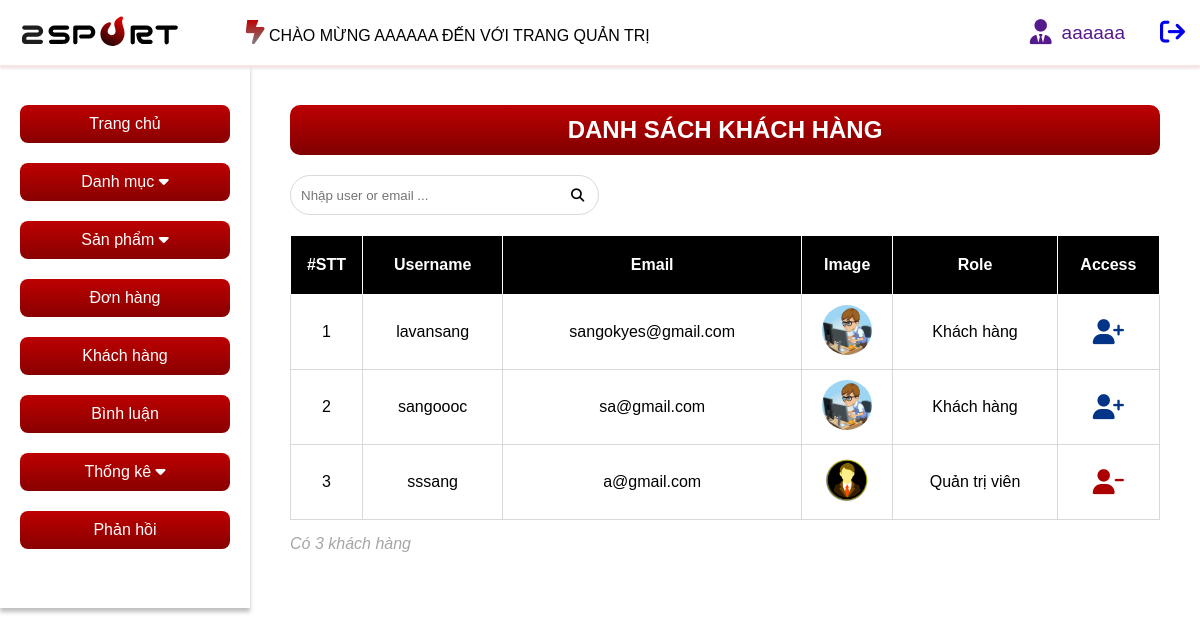
Page /admin/index.php?act=khachhang (signed in) on the committed database.
### tables this page shows
CREATE TABLE `account` (
  `id` int(11) NOT NULL,
  `username` varchar(50) NOT NULL,
  `password` varchar(50) NOT NULL,
  `email` varchar(255) NOT NULL,
  `img` varchar(255) NOT NULL DEFAULT 'anh-user.webp',
  `role` int(1) NOT NULL DEFAULT 0
);

### model/pdo.php (called while the page is built, shortened)
<?php
function pdo_get_connection(){
    $servername = "localhost";
    $username = "root";
    $password = "";
    try {
        $conn = new PDO("mysql:host=$servername;dbname=duan1", $username, $password);
        $conn->setAttribute(PDO::ATTR_ERRMODE, PDO::ERRMODE_EXCEPTION);
        return $conn;
    } catch(PDOException $e) {
        echo "Connection failed: " . $e->getMessage();
    }
}
function pdo_query($sql){
    $sql_args=array_slice(func_get_args(),1);
    try{
        $conn=pdo_get_connection();
        $stmt=$conn->prepare($sql);
        $stmt->execute($sql_args);
        $rows=$stmt->fetchAll();
        return $rows;
    }
    catch(PDOException $e){
        throw $e;
    }
    finally{
        unset($conn);
    }
}
?>

### model/taikhoan.php (called while the page is built, shortened)
<?php
    function list_kh(){
        $sql ="SELECT * FROM account where role = 1 or role = 0";
        $dskh=pdo_query($sql);
        return $dskh;
    }
?>

### admin/khachhang/list.php (the view)
<?php
    if (isset($_SESSION['login'])) {
        if ($_SESSION['login']['role']=='2') {
?>
<main class="container">
        <?php include "boxleft.php" ?>
        <article>
            <div class="tilte-ds">
                <h2>DANH SÁCH KHÁCH HÀNG</h2>
            </div>
            <form class="form-search" action="" method="post">
                <div class="search-wp">
                    <input class="input-search" type="search" name="keyword" required placeholder="Nhập user or email ...">
                    <button type="submit" name="searchkh" class="btn-search"><i class="fa fa-search"></i></button>
                </div>
            </form>
            <table>
                <thead>
                    <tr>
                        <th>#STT</th>
                        <th>Username</th>
                        <th>Email</th>
                        <th>Image</th>
                        <th>Role</th>
                        <th>Access</th>
                    </tr>
                </thead>
                <tbody>
                <?php
                    $i = 0;
                    $stt=1;
                    foreach ($dskh as $kh) {
                        extract($kh);
                        echo'
                            <tr>
                                <td>'.$stt++.'</td>
                                <td>'.$username.'</td>
                                <td>'.$email.'</td>
                                <td><img src="../assets/img/'.$img.'" alt="anh-user"></td>
                                <td>
                                    '. ($role == 1 ? 'Quản trị viên' : 'Khách hàng') .'
                                </td>
                                <td>'. ($role == 0 ? '<a href="index.php?act=phanquyen&id='.$id.'" style="padding:10px; display:block;"><i class="fa-solid fa-user-plus" style="color: #023588;"></i></a>' : '<a href="index.php?act=goquyen&id='.$id.'" style="padding:10px; display:block;"><i class="fa-solid fa-user-minus" style="color: #ac0000;"></i></a>') .'</td>
                            </tr>
                        ';
                        $i++;
                    }
                    echo'<caption style="caption-side:bottom;text-align:left; color: #A6A6A4; font-style:italic; padding:15px 0px;">Có '.$i.' khách hàng</caption>';
                ?>
                </tbody>
            </table>
        </article>
</main>
<?php }
    else {
        header('Location: ../index.php');
    }
}
?>

### assets/style/style-admin.css (style rules this page uses)
* { padding: 0; margin: 0; box-sizing: border-box; font-family: arial; }
:root { --bg-color-main:#BD0000; --bg-color-while-ins: #fff; --bg-color-black-ins:#000; }
.container { width: calc((1320 / 1440) * 100%); margin: 0 auto; }
.fa-solid { font-size: 25px; }
main { display: flex; }
article { margin: 40px; width: 100%; }
.form-search { display: flex; height: 40px; margin: 20px 0px; }
.search-wp { display: flex; border: 1px solid #d9d9d9; border-radius: 20px; overflow: hidden; }
.input-search { outline: none; padding-left: 10px; width: 20em; border: none; background: none; }
.btn-search { width: 40px; border: none; outline: none; background: none; cursor: pointer; }
.tilte-ds { max-width: 1000px; height: 50px; border-radius: 10px; background: linear-gradient(180deg, #BD0000 0%, #800000 100%); text-align: center; line-height: 50px; color: var(--bg-color-while-ins); }
table { width: 100%; text-align: center; }
table th { background-color: var(--bg-color-black-ins); padding: 20px 0px; color: var(--bg-color-while-ins); border: 1px solid var(--bg-color-while-ins); }
table td { padding: 10px 0px; }
table,tr, td,th { border-collapse: collapse; border: 1px solid #d9d9d9; }
tbody img { max-width: 50px; height: 50px; border-radius: 50%; }

### assets/style/responsive-admin.css (style rules this page uses)
@media screen and (max-width: 1280px) { .container { width: calc((1440 / 1440) * 100%); } }

### rows in the picture
account: username "lavansang", email "sangokyes@gmail.com", img (picture), role "Khách hàng"
account: username "sangoooc", email "sa@gmail.com", img (picture), role "Khách hàng"
account: username "sssang", email "a@gmail.com", img (picture), role "Quản trị viên"

### other values in the picture
$_SESSION['login']['username'] "AAAAAA"
$_SESSION['login']['username'] "aaaaaa"
$i "3"
